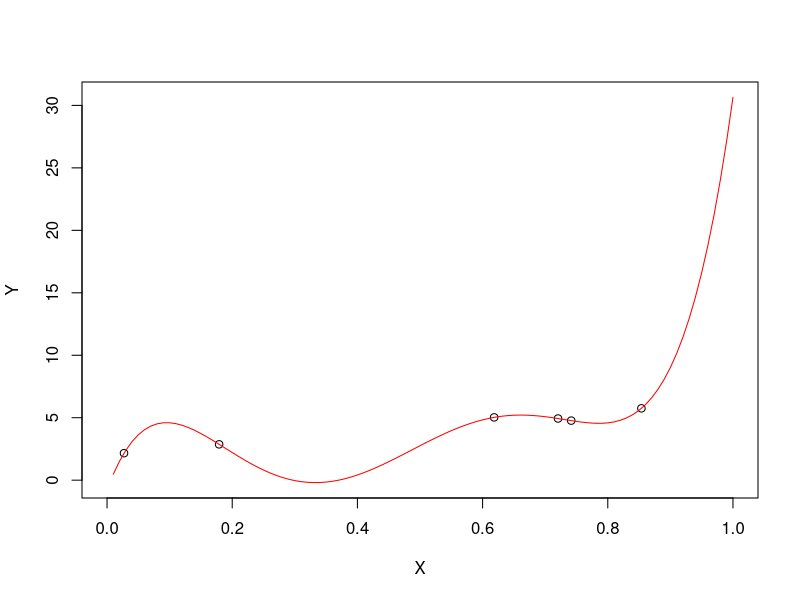

The R script that drew this image:
# http://www.algorithmist.ru/2011/11/regularization-with-examples-in-r.html

gen <- function(x){
  # данные распределены по формуле 3*x2+2*x+2
  # плюс некоторая погрешность, случайным образом распределенная
  return(3 * x^2 + 2 * x + 2 + rnorm(length(x)) * .5)
}



#Генерируем тренировочные данные
X <- runif(6)
Y <- gen(X)

#Данные для кросс-валидации
Xcv <- runif(50)
Ycv <- gen(Xcv)



#Линейная регрессия по полиномиальному набору данных
train <- data.frame(Y, X, X^2, X^3, X^4, X^5)
colnames(train) <- c('Y', 'X', 'X2', 'X3', 'X4', 'X5')
simple <- lm(Y ~ ., train)
error <- sum((predict(simple, train) - Y)^2) / length(Y)
cat("Train error: ",error,"\n")

cv <- data.frame(Xcv, Xcv^2, Xcv^3, Xcv^4, Xcv^5)
colnames(cv) <- c('X', 'X2', 'X3', 'X4', 'X5')
error <- sum((predict(simple, cv) - Ycv)^2) / length(Ycv)
cat("Cross-validation error: ",error,"\n")



#Построим кривую, описывающую наше решение
x <- (1:100) / 100
test = data.frame(x, x^2, x^3, x^4, x^5)
names(test) <- c('X', 'X2', 'X3', 'X4', 'X5')
y0 <- predict(simple, test)

plot(X, Y, ylim = range(y0), xlim = c(0,1))
lines(x, y0, col = 'red')